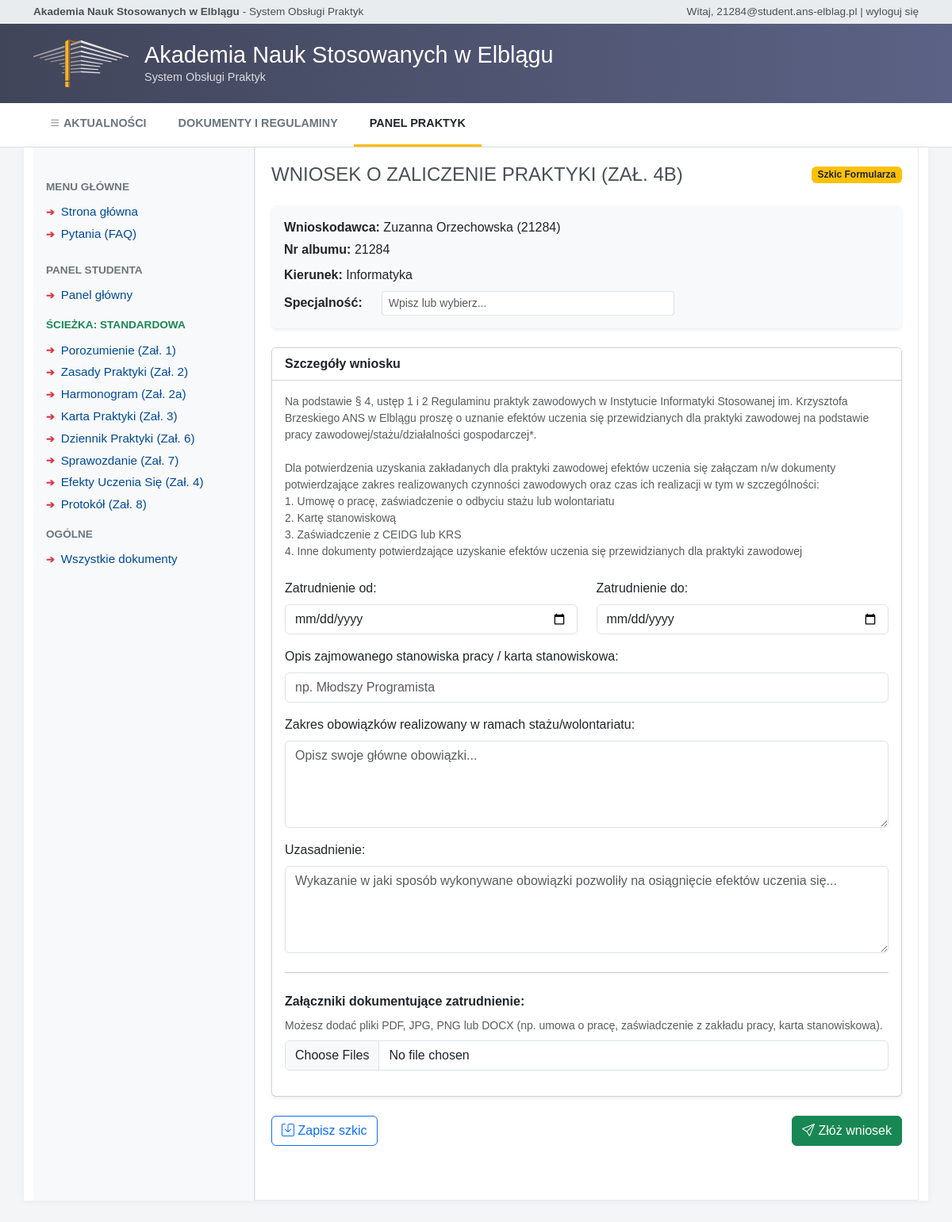
Page /student/zal4b_wniosek (signed in) on the committed database.
### models.py (models this page shows, shortened)
class Uzytkownik(db.Model, UserMixin):
    __tablename__ = 'uzytkownik'
    id = db.Column(db.Integer, primary_key=True)
    email = db.Column(db.String(120), unique=True, nullable=False)
    haslo_hash = db.Column(db.String(255), nullable=True)
    imie = db.Column(db.String(50), nullable=False)
    nazwisko = db.Column(db.String(50), nullable=False)
    rola = db.Column(db.String(50), nullable=False)
    aktywny = db.Column(db.Integer, default=1)
    wymaga_zmiany_hasla = db.Column(db.Boolean, default=False)
    auth_provider = db.Column(db.String(50), default="microsoft")
    external_id = db.Column(db.String(255), unique=True)
    @property
    def is_active(self):
        return bool(self.aktywny)

class Student(db.Model):
    __tablename__ = 'student'
    id = db.Column(db.Integer, primary_key=True)
    uzytkownik_id = db.Column(db.Integer, db.ForeignKey('uzytkownik.id'), nullable=False)
    nr_albumu = db.Column(db.String(20), unique=True, nullable=False)
    kierunek = db.Column(db.String(100), default='informatyka')
    specjalnosc = db.Column(db.String(100))
    tryb_studiow = db.Column(db.String(50))
    rok_studiow = db.Column(db.Integer)
    uzytkownik = db.relationship('Uzytkownik', backref=db.backref('student_profil', uselist=False))

### blueprints/student.py (the view, shortened to what this page needs)
@student_bp.route('/zal4b_wniosek', methods=['GET', 'POST'])
@login_required
def zal4b_wniosek():
    if current_user.rola != 'student':
        return redirect(url_for('index'))
    student = Student.query.filter_by(uzytkownik_id=current_user.id).first()
    praktyka = Praktyka.query.filter_by(student_id=student.id).first()
    if not praktyka:
        praktyka = Praktyka(student_id=student.id, status='BRAK_ZGŁOSZENIA')
        db.session.add(praktyka)
        db.session.commit()
    dokument = Dokument.query.filter_by(praktyka_id=praktyka.id, typ_zalacznika='ZAL4B').first()
    wniosek = WniosekZaliczeniePraktyki.query.filter_by(dokument_id=dokument.id).first() if dokument else None
    return render_template('dokumenty/zal4b_wniosek.html', student=student, dokument=dokument, wniosek=wniosek, praktyka=praktyka)

### templates/dokumenty/zal4b_wniosek.html (shortened to what this page needs)
{% extends "base.html" %}
{% block content %}
<div class="d-flex justify-content-between align-items-center mb-4">
    <h2 style="color: #495057; font-weight: normal; font-size: 1.5rem; text-transform: uppercase; margin-bottom: 0;">
        Wniosek o zaliczenie praktyki (Zał. 4b)</h2>
    {% if dokument and dokument.status != 'Draft' %}
    <span class="badge bg-primary">Wniosek Złożony</span>
    {% else %}
    <span class="badge bg-warning text-dark">Szkic Formularza</span>
    {% endif %}
</div>
<form method="POST" action="{{ url_for('student.zal4b_wniosek') }}" enctype="multipart/form-data">
<div class="card shadow-sm border-0 mb-4 bg-light">
    <div class="card-body">
        <p class="mb-1"><strong>Wnioskodawca:</strong> {{ current_user.imie }} {{ current_user.nazwisko }}</p>
        <p class="mb-2"><strong>Nr albumu:</strong> {{ student.nr_albumu }}</p>
        <div class="row align-items-center mb-2">
            <div class="col-auto">
                <strong>Kierunek:</strong> {{ student.kierunek }}
            </div>
        </div>
        <div class="row align-items-center">
            <div class="col-auto">
                <label for="specjalnosc" class="col-form-label fw-bold mb-0" style="padding-top: 0; padding-bottom: 0;">Specjalność:</label>
            </div>
            <div class="col-md-8 col-lg-6">
                <input class="form-control form-control-sm" list="specjalnosciOptions" id="specjalnosc" name="specjalnosc" value="{{ student.specjalnosc or '' }}" placeholder="Wpisz lub wybierz..." {% if dokument and dokument.status != 'Draft' %}disabled{% endif %}>
            </div>
        </div>
    </div>
</div>
    <div class="card shadow-sm mb-4">
        <div class="card-header bg-white fw-bold">Szczegóły wniosku</div>
        <div class="card-body">
            <p class="text-muted small mb-4">Na podstawie § 4, ustęp 1 i 2 Regulaminu praktyk zawodowych w Instytucie Informatyki Stosowanej im. Krzysztofa Brzeskiego ANS w Elblągu proszę o uznanie efektów uczenia się przewidzianych dla praktyki zawodowej na podstawie pracy zawodowej/stażu/działalności gospodarczej*.<br><br>Dla potwierdzenia uzyskania zakładanych dla praktyki zawodowej efektów uczenia się załączam n/w dokumenty potwierdzające zakres realizowanych czynności zawodowych oraz czas ich realizacji w tym w szczególności:<br>
            1. Umowę o pracę, zaświadczenie o odbyciu stażu lub wolontariatu<br>
            2. Kartę stanowiskową<br>
            3. Zaświadczenie z CEIDG lub KRS<br>
            4. Inne dokumenty potwierdzające uzyskanie efektów uczenia się przewidzianych dla praktyki zawodowej</p>
            <fieldset {% if dokument and dokument.status !='Draft' %}disabled{% endif %}>
                <div class="row mb-3">
                    <div class="col-md-6">
                        <label for="data_od" class="form-label">Zatrudnienie od:</label>
                        <input type="date" class="form-control" id="data_od" name="data_od"
                            value="{{ wniosek.okres_zatrudnienia_od if wniosek else '' }}" required>
                    </div>
                    <div class="col-md-6">
                        <label for="data_do" class="form-label">Zatrudnienie do:</label>
                        <input type="date" class="form-control" id="data_do" name="data_do"
                            value="{{ wniosek.okres_zatrudnienia_do if wniosek else '' }}" required>
                    </div>
                </div>
                <div class="mb-3">
                    <label for="stanowisko" class="form-label">Opis zajmowanego stanowiska pracy / karta stanowiskowa:</label>
                    <input type="text" class="form-control" id="stanowisko" name="stanowisko"
                        value="{{ wniosek.stanowisko if wniosek else '' }}" placeholder="np. Młodszy Programista"
                        required>
                </div>
                <div class="mb-3">
                    <label for="zakres_obowiazkow" class="form-label">Zakres obowiązków realizowany w ramach stażu/wolontariatu:</label>
                    <textarea class="form-control" id="zakres_obowiazkow" name="zakres_obowiazkow" rows="4"
                        placeholder="Opisz swoje główne obowiązki..."
                        required>{{ wniosek.zakres_obowiazkow if wniosek else '' }}</textarea>
                </div>
                <div class="mb-3">
                    <label for="uzasadnienie" class="form-label">Uzasadnienie:</label>
                    <textarea class="form-control" id="uzasadnienie" name="uzasadnienie" rows="4"
                        placeholder="Wykazanie w jaki sposób wykonywane obowiązki pozwoliły na osiągnięcie efektów uczenia się..."
                        required>{{ wniosek.uzasadnienie if wniosek else '' }}</textarea>
                </div>
                <hr class="my-4">
                <div class="mb-3">
                    <label for="zalaczniki" class="form-label fw-bold">Załączniki dokumentujące zatrudnienie:</label>
                    <p class="small text-muted mb-2">Możesz dodać pliki PDF, JPG, PNG lub DOCX (np. umowa o pracę, zaświadczenie z
                        zakładu pracy, karta stanowiskowa).</p>
                    <input class="form-control" type="file" id="zalaczniki" name="zalaczniki" multiple>
                </div>
            </fieldset>
        </div>
    </div>
    {% if not dokument or dokument.status == 'Draft' %}
    <div class="d-flex justify-content-between mb-5">
        <button type="submit" name="akcja" value="zapisz" class="btn btn-outline-primary">
            <i class="bi bi-save"></i> Zapisz szkic
        </button>
        <button type="submit" name="akcja" value="wyslij" class="btn btn-success"
            onclick="return confirm('Czy na pewno chcesz złożyć wniosek? Po złożeniu edycja nie będzie możliwa.');">
            <i class="bi bi-send"></i> Złóż wniosek
        </button>
    </div>
    {% endif %}
</form>
{% endblock %}

### templates/base.html (shortened to what this page needs)
<!DOCTYPE html>
<html lang="pl">
<head>
    <link href="https://cdn.jsdelivr.net/npm/bootstrap@5.3.0/dist/css/bootstrap.min.css" rel="stylesheet">
    <link rel="stylesheet" href="https://cdn.jsdelivr.net/npm/bootstrap-icons@1.10.5/font/bootstrap-icons.css">
</head>
<body>
    <div class="top-bar">
        <div class="container d-flex justify-content-between align-items-center">
            <div>
                <strong>Akademia Nauk Stosowanych w Elblągu</strong> - System Obsługi Praktyk
            </div>
            <div>
                {% if current_user.is_authenticated %}
                Witaj, {{ current_user.email }} |
                <a href="{{ url_for('auth.logout') }}">wyloguj się</a>
                {% else %}
                Nie jesteś zalogowany |
                <a href="{{ url_for('auth.login') }}">zaloguj się</a>
                {% endif %}
            </div>
        </div>
    </div>
    <header class="main-header">
        <div class="container header-content">
            <img src="{{ url_for('static', filename='header-logo.svg') }}" alt="Logo ANS Elbląg"
                style="height: 60px; margin-right: 20px;">
            <div>
                <h1 class="header-title">Akademia Nauk Stosowanych w Elblągu</h1>
                <p class="header-subtitle">System Obsługi Praktyk</p>
            </div>
        </div>
    </header>
    {% block navbar %}
    <nav class="main-nav">
        <div class="container d-flex flex-wrap">
            <a class="nav-link {% if request.path == '/' %}active{% endif %}" href="/"><i class="bi bi-list"></i>
                AKTUALNOŚCI</a>
            <a class="nav-link {% if request.path == '/dokumenty' %}active{% endif %}" href="/dokumenty">DOKUMENTY I
                REGULAMINY</a>
            {% if current_user.is_authenticated %}
            {% if current_user.rola == 'student' %}
            <a class="nav-link {% if 'student' in request.path %}active{% endif %}" href="/student/dashboard">PANEL
                PRAKTYK</a>
            {% elif current_user.rola == 'uopz' %}
            <a class="nav-link {% if 'uopz' in request.path %}active{% endif %}"
                href="{{ url_for('uopz.dashboard') }}">PANEL STUDENTÓW</a>
            {% elif current_user.rola == 'dziekanat' %}
            <a class="nav-link {% if 'dziekanat' in request.path %}active{% endif %}"
                href="{{ url_for('dziekanat.dashboard') }}">PANEL STUDENTÓW</a>
            {% elif current_user.rola == 'zopz' %}
            <a class="nav-link {% if 'zopz' in request.path %}active{% endif %}"
                href="{{ url_for('zopz.dashboard') }}">PANEL FIRMY</a>
            {% endif %}
            {% endif %}
        </div>
    </nav>
    {% endblock %}
    {% block layout %}
    <div class="container mb-5 content-container">
        <div class="row g-0">
            <div class="col-md-3 sidebar ps-3 pe-3 bg-light border-end">
                <div class="sidebar-section-title">Menu Główne</div>
                <ul class="sidebar-menu">
                    <li><a href="/" class="{% if request.path == '/' %}active{% endif %}">Strona główna</a></li>
                    <li><a href="/pytania" class="{% if request.path == '/pytania' %}active{% endif %}">Pytania
                            (FAQ)</a></li>
                </ul>
                {% if current_user.is_authenticated and current_user.rola == 'student' %}
                <div class="sidebar-section-title mt-4">Panel Studenta</div>
                <ul class="sidebar-menu">
                    <li><a href="/student/dashboard" class="{% if 'dashboard' in request.path %}active{% endif %}">Panel
                            główny</a></li>
                    {% set praktyka = current_user.student_profil.praktyki[0] if current_user.student_profil.praktyki
                    else none %}
                    {% if not praktyka or praktyka.status == 'OCZEKUJE_NA_ZAL9' or praktyka.status == 'BRAK_ZGŁOSZENIA'
                    %}
                    <div class="sidebar-section-title mt-3 text-warning">Wybierz ścieżkę:</div>
                    <li><a href="/student/zal9_oswiadczenie"
                            class="{% if 'zal9' in request.path %}active{% endif %}">Oświadczenie instytucji (Zał.
                            9)</a></li>
                    <li><a href="/student/zal4b_wniosek"
                            class="{% if 'zal4b_wniosek' in request.path %}active{% endif %}">Wniosek o zaliczenie (Zał.
                            4b)</a></li>
                    {% else %}
                    <div class="sidebar-section-title mt-3 text-success">Ścieżka: Standardowa</div>
                    <li><a href="/student/porozumienie"
                            class="{% if 'porozumienie' in request.path %}active{% endif %}">Porozumienie (Zał. 1)</a>
                    </li>
                    <li><a href="/student/zal2_program"
                            class="{% if 'zal2_program' in request.path %}active{% endif %}">Zasady Praktyki (Zał.
                            2)</a></li>
                    <li><a href="/student/zal2a_harmonogram"
                            class="{% if 'zal2a_harmonogram' in request.path %}active{% endif %}">Harmonogram (Zał.
                            2a)</a></li>
                    <li><a href="/student/zal3_karta"
                            class="{% if 'zal3_karta' in request.path %}active{% endif %}">Karta Praktyki (Zał. 3)</a>
                    </li>
                    <li><a href="/student/dziennik"
                            class="{% if 'dziennik' in request.path %}active{% endif %}">Dziennik Praktyki (Zał. 6)</a>
                    </li>
                    <li><a href="/student/sprawozdanie"
                            class="{% if 'sprawozdanie' in request.path %}active{% endif %}">Sprawozdanie (Zał. 7)</a>
                    </li>
                    <li><a href="/student/zal4_efekty"
                            class="{% if 'zal4_efekty' in request.path %}active{% endif %}">Efekty Uczenia Się (Zał.
                            4)</a></li>
                    <li><a href="/student/zal8_protokol"
                            class="{% if 'zal8_protokol' in request.path %}active{% endif %}">Protokół (Zał. 8)</a></li>
                    {% endif %}
                    <div class="sidebar-section-title mt-3">Ogólne</div>
                    <li><a href="/dokumenty">Wszystkie dokumenty</a></li>
                </ul>
                {% endif %}
            </div>
            <div class="col-md-9 content-area">
                {% block content %}{% endblock %}
            </div>
        </div>
    </div>
    {% endblock %}
</body>
</html>

### rows in the picture
Uzytkownik: email "21284@student.ans-elblag.pl", imie "Zuzanna", nazwisko "Orzechowska (21284)"
Student: nr_albumu "21284", kierunek "Informatyka"
